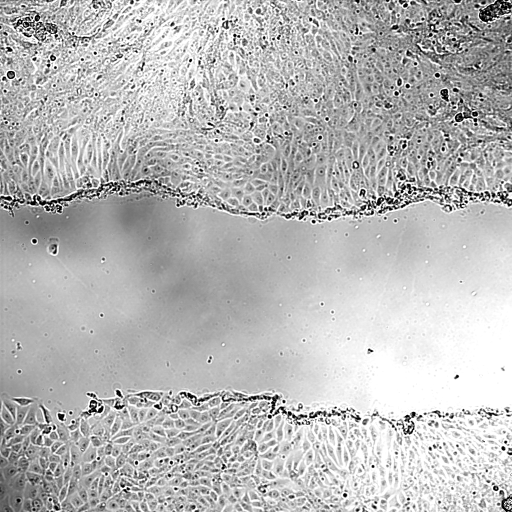
#> input picture final_project/DIC_SN_15_L10_Sum00.tif, 1024 x 1024 px (shown at 1/2 size)
$ jupyter execute 'Final Result for hfreq segmentation.ipynb'
#> lines starting #> are read from the running program, lines starting #| are printed output that depends on the picture; after the words box and inside, x2 and y2 are one past the last pixel; in counts of white or black regions, pixels touching at a corner belong together; long printed decimals are rounded
#> in hfreq_segmentation, im is the input picture: shape (1024, 1024); min 0, max 255, mean 184.2
### final_project/impavi.py
"""
# impavi
I built a Python module with useful functions for Image Processing and Artificial Vision.
 The impavi module is named using the initials (IM)age (P)rocessing and (A)rtificial (VI)sion.

You'll find some simple functions such as impavi.luminance(rgb) and impavi.equalize(im,plot=False)
There are more complex algorithms like Floyd-Steinbeirg (FS) algorithm for error compensation
and the implementation of a Kirsch Compass filter.

If the module is useful to you feel free to
share it citing "Ignacio Cordova Pou; https://github.com/ignaciocordova"
"""

import numpy as np
import matplotlib.pyplot as plt
import scipy
from scipy import signal
import skimage
from scipy.ndimage.measurements import histogram
from skimage.filters.rank import entropy
from sklearn.cluster import KMeans
from scipy import ndimage


# [13 lines left out: function luminance, not called in this run]


def equalize(im,plot=False):

    """"
    Equalize the histogram of a one-channel image.

    Inputs: gray-scale image and plot flag
    Output: equalized image
    """
#> called with plot = False

    h = histogram(im,0,255,256)
#> h = 256 values, max 98114 at index 255, min 163 at index 4, mean 4096
    hc = np.cumsum(h)/(im.shape[0]*im.shape[1])
#> hc = 256 values from 0.00707 to 1

    im_eq = hc[im]
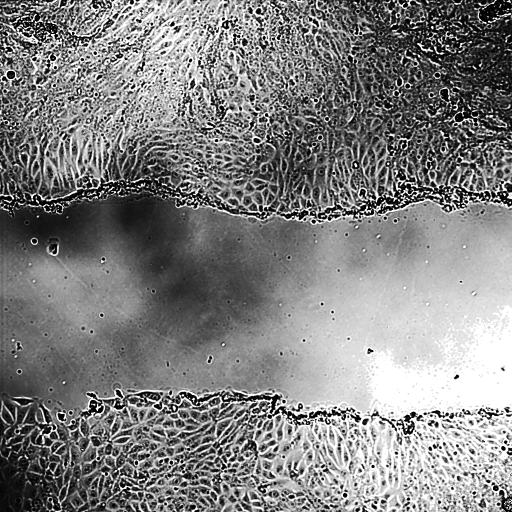
#> im_eq: shape (1024, 1024) float64 (shown at 1/2 size); min 0.00707, max 1, mean 0.507

    h_im_eq = histogram(im_eq,0,1,256)
#> h_im_eq = 256 values, max 98114 at index 255, min 0 at index 0, mean 4096
    h_im_eq_c = np.cumsum(h_im_eq)/(im.shape[0]*im.shape[1])
#> h_im_eq_c = 256 values from 0 to 1

    if plot:

        plt.figure(constrained_layout=True,figsize=(20,20))

        plt.subplot(321)
        plt.imshow(im,cmap='gray')
        plt.title('Original')
        plt.axis('off')


        plt.subplot(322)
        plt.plot(h)
        plt.title('Original Histogram')

        plt.subplot(323)
        plt.plot(255*hc)
        plt.title('Histogram Cumulative Sum Normalized of Original Image')

        plt.subplot(326)
        plt.plot(h_im_eq)
        plt.title('Histogram of Equalized Image')

        plt.subplot(325)
        plt.imshow(im_eq,cmap='gray')
        plt.title('Equalized')
        plt.axis('off')


        plt.subplot(324)
        plt.plot(255*h_im_eq_c)
        plt.title('Histogram Cumulative sum of Equalized Image')

    return im_eq


def high_pass_filter(im,radius,plot=False):
    """
    Applies a high pass filter to an image.

    Inputs: gray-scale image and radius of the filter and plot flag
    Output: high pass filtered image

    """
#> called with radius = 0.005, plot = False
    im_tf = np.fft.fftshift(np.fft.fft2(im))
    #build Laplacian Filter
    u, v = np.meshgrid(np.linspace(-1, 1, im.shape[0]), np.linspace(-1, 1, im.shape[1]))
    lf = u**2 + v**2
    #sharp cut-off
    circ = lf>radius

    im1 = np.abs(np.fft.ifft2(im_tf*circ))

    if plot:
        plt.figure(constrained_layout=True,figsize=(20,20))
        plt.subplot(121)
        plt.imshow(im,cmap='gray')
        plt.title('Original')
        plt.axis('off')
        plt.subplot(122)
        plt.imshow(im1,cmap='gray')
        plt.title('Laplacian Filter')
        plt.axis('off')

    return im1

def low_pass_filter(im,radius,plot=False):
    """
    Applies a low pass filter to an image.

    Inputs: gray-scale image and radius of the filter and plot flag
    Output: low pass filtered image
    """
    im_tf = np.fft.fftshift(np.fft.fft2(im))
    #build Laplacian Filter
    u, v = np.meshgrid(np.linspace(-1, 1, im.shape[0]), np.linspace(-1, 1, im.shape[1]))
    lf = u**2 + v**2
    #sharp cut-off
    circ = lf<radius

    im1 = np.abs(np.fft.ifft2(im_tf*circ))

    if plot:
        plt.figure(constrained_layout=True,figsize=(7,7))
        plt.subplot(121)
        plt.imshow(im,cmap='gray')
        plt.title('Original')
        plt.axis('off')
        plt.subplot(122)
        plt.imshow(im1,cmap='gray')
        plt.title('Laplacian Filter')
        plt.axis('off')

    return im1


def median_filters(im,plot=False):
    """
    Applies a series of median filters to an image.

    Inputs: gray-scale image and plot flag
    Output: median filtered image
    """
#> called with plot = False

    media1 = scipy.signal.medfilt2d(im, kernel_size=[11,11])
    media2 = scipy.signal.medfilt2d(media1, kernel_size=[41,41])
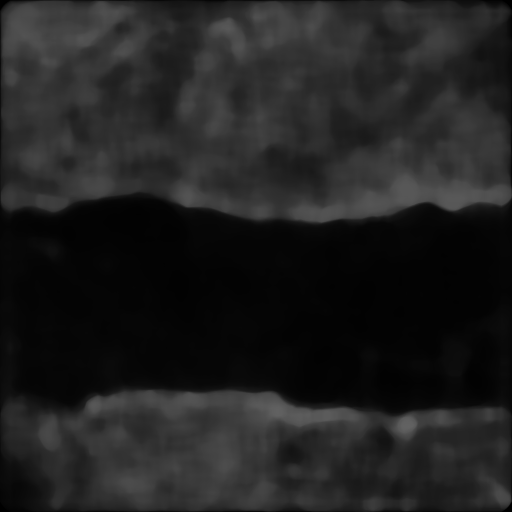
#> media2: shape (1024, 1024) float64 (shown at 1/2 size); min 0, max 0.388, mean 0.129
    media3 = scipy.signal.medfilt2d(media2, kernel_size=[21,21])
    media4 = scipy.signal.medfilt2d(media3, kernel_size=[21,21])
    if plot:
        plt.figure(constrained_layout=True,figsize=(20,20))
        plt.subplot(121)
        plt.imshow(im,cmap='gray')
        plt.title('Original')
        plt.axis('off')
        plt.subplot(122)
        plt.imshow(media2,cmap='gray')
        plt.title('Double Median Filter')
        plt.axis('off')
    return media2


# [29 lines left out: function FS, not called in this run]


def otsu_filter(im,plot=False):
    """
    Applies an Otsu threshold to an image.

    Inputs: gray-scale image and plot flag
    Output: Otsu filtered image
    """
    otsu = im>skimage.filters.threshold_otsu(im)
    if plot:
        plt.figure(constrained_layout=True,figsize=(7,7))
        plt.subplot(121)
        plt.imshow(im,cmap='gray')
        plt.title('Original')
        plt.axis('off')
        plt.subplot(122)
        plt.imshow(otsu,cmap='gray')
        plt.title('Otsu Filter')
        plt.axis('off')
    return otsu


# [100 lines left out: functions JJN, kirsch_compass_kernel, color_reduction, not called in this run]


def apply_kmeans(im,k,plot=False):
    """
    Applies k-means clustering to an image and automatically selects the largest cluster.

    Inputs: gray-scale image and number of clusters and plot flag
    Output: largest cluster
    """
#> called with k = 7, plot = False
    dataK = im.reshape(im.shape[0]*im.shape[1],1)
    kmn = KMeans(n_clusters=k, init='k-means++',random_state=0).fit(dataK)
    # a label (0 to k) is assigned to each sample (row)
    labels = kmn.predict(dataK)

    # from 1d-array to 2d-array
    imRes = np.reshape(labels, [im.shape[0], im.shape[1]])
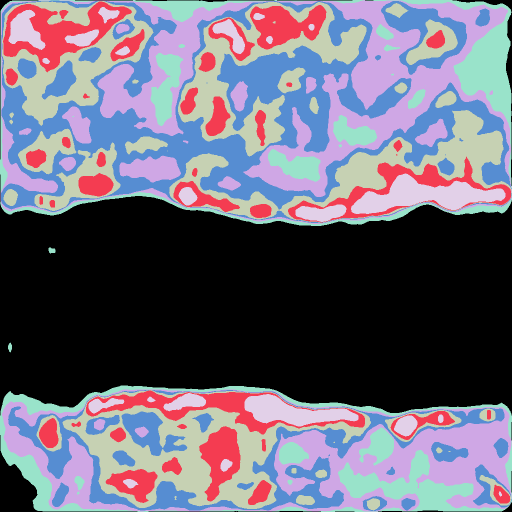
#> imRes: shape (1024, 1024) int32 (shown at 1/2 size); 7 distinct labels, from 0 to 6; one colour per label, 0 black

    ref = 0

    for label in range(k):
        cluster_size = np.count_nonzero(imRes==label)
        if cluster_size>ref:
            ref = cluster_size
            final_res = imRes==label
#> this loop made 7 passes
#> (cluster_size, ref) on pass 1: (390099, 390099)
#> cluster_size on passes 2 to 7: 79959, 149875, 148130, 36290, 75943, 168280
#> pass 1, in apply_kmeans, `final_res = imRes==label`:
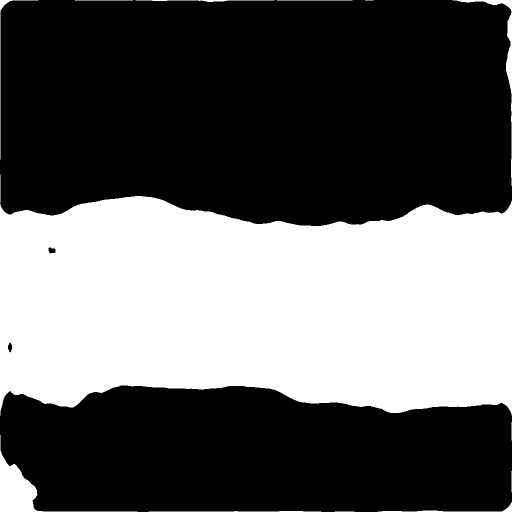
#> final_res: shape (1024, 1024) bool (shown at 1/2 size); 37.2% white; 14 white regions (1 under 20 px), largest, box (x1, y1, x2, y2) and area: (0, 392, 1024, 831) 379389, (0, 870, 275, 1024) 6141, (905, 0, 1024, 372) 2183
#> after the loop, ref = 390099

    if plot:
        plt.figure(constrained_layout=True,figsize=(11,11))
        plt.subplot(121)
        plt.imshow(im,cmap='gray')
        plt.title('Input')
        plt.axis('off')
        plt.subplot(122)
        plt.imshow(imRes,cmap='gray')
        plt.title('Largest K-means cluster')
        plt.axis('off')

    return 1-final_res


"""
The following functions were specially built for a project that
you can find in my github.
"""

# [11 lines left out: function show, not called in this run]

def hfreq_segmentation(string):
    """
    Applies a high-frequency based segmentation to an image.

    Inputs: string
    Output: segmented image
    """
    im = plt.imread(string)
    im_eq = equalize(im,plot=False)
    im_eq_laplacian = high_pass_filter(im_eq,radius=0.005,plot=False)
    median = median_filters(im_eq_laplacian,plot=False)
    im_seg = apply_kmeans(median,7,plot=False)

    return im_seg

# [146 lines left out: functions edge_enhanced_segmentation, get_ssim, state_of_the_art, ssim_matrix, not called in this run]

### final_project/Final Result for hfreq segmentation.ipynb
[cell 1]
import impavi
import skimage
import matplotlib.pyplot as plt

[cell 2]
im_hfreq = impavi.hfreq_segmentation('DIC_SN_15_L10_Sum00.tif')
original = plt.imread('DIC_SN_15_L10_Sum00.tif')
im_manual = plt.imread('DIC_SN_15_L10_Sum00_manual.png')
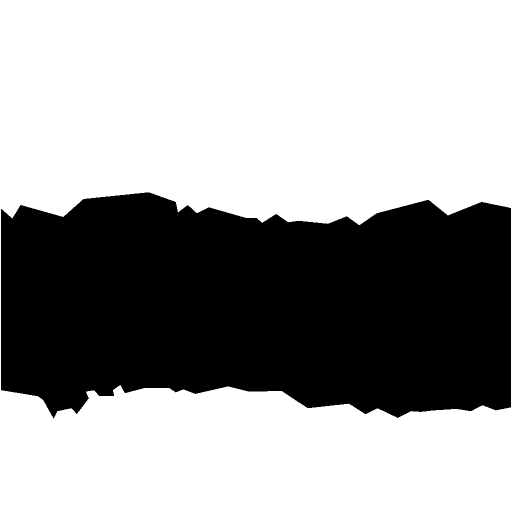
#> input picture final_project/DIC_SN_15_L10_Sum00_manual.png, 1024 x 1024 px (shown at 1/2 size)
#> im_manual: shape (1024, 1024) float32; values 0 (black) and 1 (white), 62.8% white; 1 black region, box (x1, y1, x2, y2) and area: (2, 385, 1022, 837) 389589
im_topman = plt.imread('DIC_SN_15_L10_Sum00_topman.png')
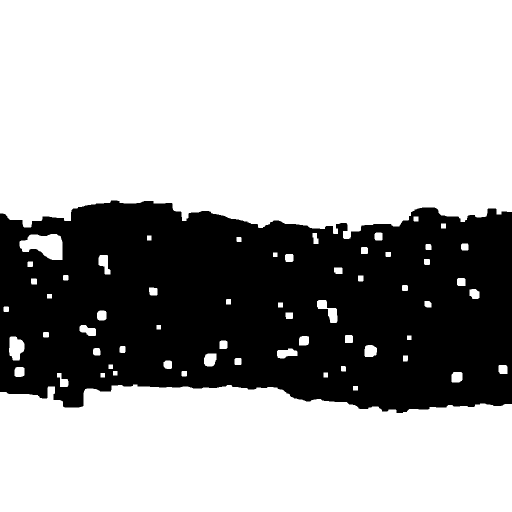
#> input picture final_project/DIC_SN_15_L10_Sum00_topman.png, 1024 x 1024 px (shown at 1/2 size)
#> im_topman: shape (1024, 1024) float32; values 0 (black) and 1 (white), 66.3% white; 1 black region, box (x1, y1, x2, y2) and area: (0, 401, 1024, 826) 353012
im_tscratch = plt.imread('DIC_SN_15_L10_Sum00_tscratch.png')
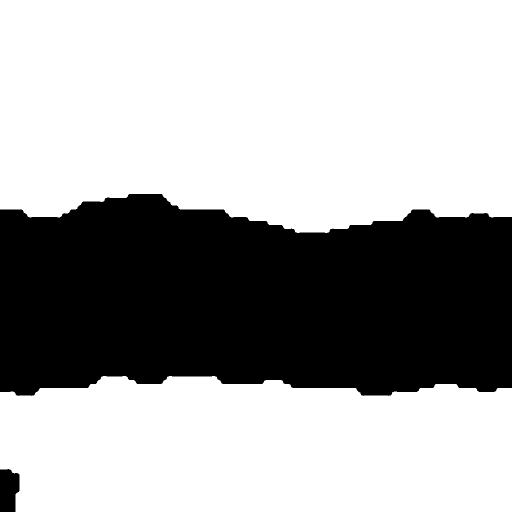
#> input picture final_project/DIC_SN_15_L10_Sum00_tscratch.png, 1024 x 1024 px (shown at 1/2 size)
#> im_tscratch: shape (1024, 1024) float32; values 0 (black) and 1 (white), 66.2% white; 2 black regions, box (x1, y1, x2, y2) and area: (0, 388, 1024, 792) 351541, (0, 938, 39, 1024) 2887
im_multiceg_Seg = plt.imread('DIC_SN_15_L10_Sum00_multiCellSeg.png')
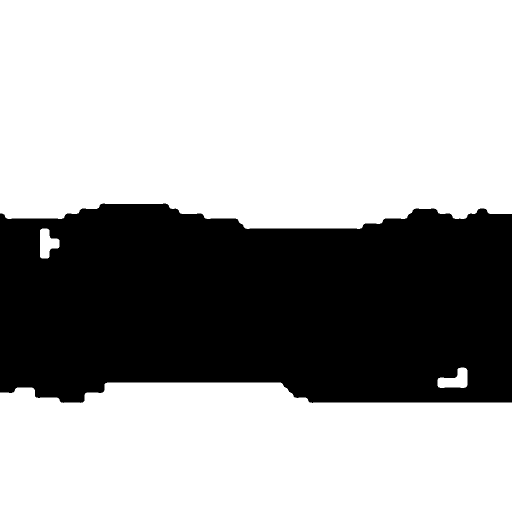
#> input picture final_project/DIC_SN_15_L10_Sum00_multiCellSeg.png, 1024 x 1024 px (shown at 1/2 size)
#> im_multiceg_Seg: shape (1024, 1024) float32; values 0 (black) and 1 (white), 65.8% white; 1 black region, box (x1, y1, x2, y2) and area: (0, 407, 1024, 806) 358647

plt.figure(figsize=(20,20))
plt.subplot(241)
plt.imshow(original,cmap='gray')

plt.subplot(242)
plt.imshow(im_manual,cmap='gray')

plt.subplot(245)
plt.imshow(im_topman,cmap='gray')

plt.subplot(246)
plt.imshow(im_multiceg_Seg,cmap='gray')

plt.subplot(247)
plt.imshow(im_tscratch,cmap='gray')

plt.subplot(248)
plt.imshow(im_hfreq,cmap='gray')

[cell 3]
final = impavi.low_pass_filter(im_hfreq,0.0001,plot=True)
#> in low_pass_filter, `im1 = np.abs(np.fft.ifft2(im_tf*circ))`:
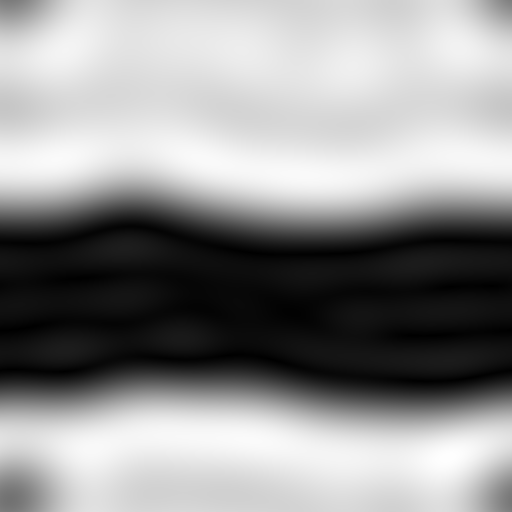
#> im1: shape (1024, 1024) float64 (shown at 1/2 size); min 0.000323, max 1.13, mean 0.65; drawn with min black and max white
final_otsu = impavi.otsu_filter(final,plot=True)
#> in otsu_filter, `otsu = im>skimage.filters.threshold_otsu(im)`:
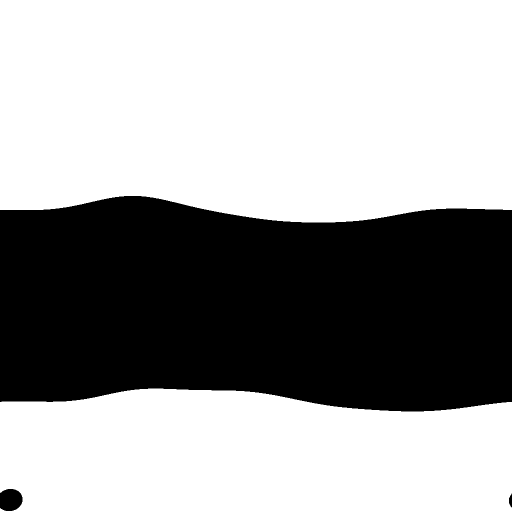
#> otsu: shape (1024, 1024) bool (shown at 1/2 size); 62.9% white; 3 black regions, box (x1, y1, x2, y2) and area: (0, 392, 1024, 823) 387516, (0, 978, 45, 1022) 1668, (1018, 987, 1024, 1015) 121

[cell 4]
plt.figure(figsize=(20,20))
plt.subplot(121)
plt.imshow(im_manual,cmap='gray')
plt.subplot(122)
plt.imshow(final_otsu,cmap='gray')

[cell 5]
ssim = skimage.metrics.structural_similarity(im_manual,im_multiceg_Seg)
#> ssim = 0.951
print('The ssim index is',ssim)
#| The ssim index is 0.9513

[cell 6]
final = impavi.low_pass_filter(im_hfreq,0.0001,plot=True)
